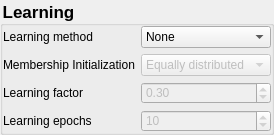
      <widget class="QGroupBox" name="groupBox_Learning">
       <property name="sizePolicy">
        <sizepolicy hsizetype="Expanding" vsizetype="Expanding">
         <horstretch>0</horstretch>
         <verstretch>0</verstretch>
        </sizepolicy>
       </property>
       <property name="font">
        <font>
         <pointsize>13</pointsize>
         <bold>true</bold>
        </font>
       </property>
       <property name="styleSheet">
        <string notr="true">QGroupBox
{
	
	font-size: 13pt;
    font-weight: bold;
}
</string>
       </property>
       <property name="title">
        <string>Learning</string>
       </property>
       <property name="flat">
        <bool>false</bool>
       </property>
       <layout class="QGridLayout" name="gridLayout_2">
        <property name="margin" stdset="0">
         <number>0</number>
        </property>
        <item row="5" column="1">
         <widget class="QSpinBox" name="spinBox_LearningEpochs">
          <property name="enabled">
           <bool>false</bool>
          </property>
          <property name="minimum">
           <number>1</number>
          </property>
          <property name="maximum">
           <number>100000</number>
          </property>
          <property name="value">
           <number>10</number>
          </property>
         </widget>
        </item>
        <item row="5" column="0">
         <widget class="QLabel" name="label_LearningEpochs">
          <property name="text">
           <string>Learning epochs</string>
          </property>
         </widget>
        </item>
        <item row="3" column="1">
         <widget class="QDoubleSpinBox" name="doubleSpinBox_LearningFactor">
          <property name="enabled">
           <bool>false</bool>
          </property>
          <property name="maximum">
           <double>1.000000000000000</double>
          </property>
          <property name="singleStep">
           <double>0.100000000000000</double>
          </property>
          <property name="value">
           <double>0.300000000000000</double>
          </property>
         </widget>
        </item>
        <item row="1" column="0">
         <widget class="QLabel" name="label_LearningMethod">
          <property name="text">
           <string>Learning method</string>
          </property>
         </widget>
        </item>
        <item row="2" column="1">
         <widget class="QComboBox" name="comboBox_MembershipInitialization">
          <property name="enabled">
           <bool>false</bool>
          </property>
          <item>
           <property name="text">
            <string>Equally distributed</string>
           </property>
          </item>
          <item>
           <property name="text">
            <string>Random</string>
           </property>
          </item>
          <item>
           <property name="text">
            <string>Coevolutionary</string>
           </property>
          </item>
         </widget>
        </item>
        <item row="1" column="1">
         <widget class="QComboBox" name="comboBox_LearningMethod">
          <item>
           <property name="text">
            <string>None</string>
           </property>
          </item>
          <item>
           <property name="text">
            <string>Winner takes all</string>
           </property>
          </item>
          <item>
           <property name="text">
            <string>Credits</string>
           </property>
          </item>
         </widget>
        </item>
        <item row="3" column="0">
         <widget class="QLabel" name="label_LearningFactor">
          <property name="text">
           <string>Learning factor</string>
          </property>
         </widget>
        </item>
        <item row="2" column="0">
         <widget class="QLabel" name="label_MembershipInitialization">
          <property name="text">
           <string>Membership Initialization</string>
          </property>
         </widget>
        </item>
       </layout>
      </widget>
